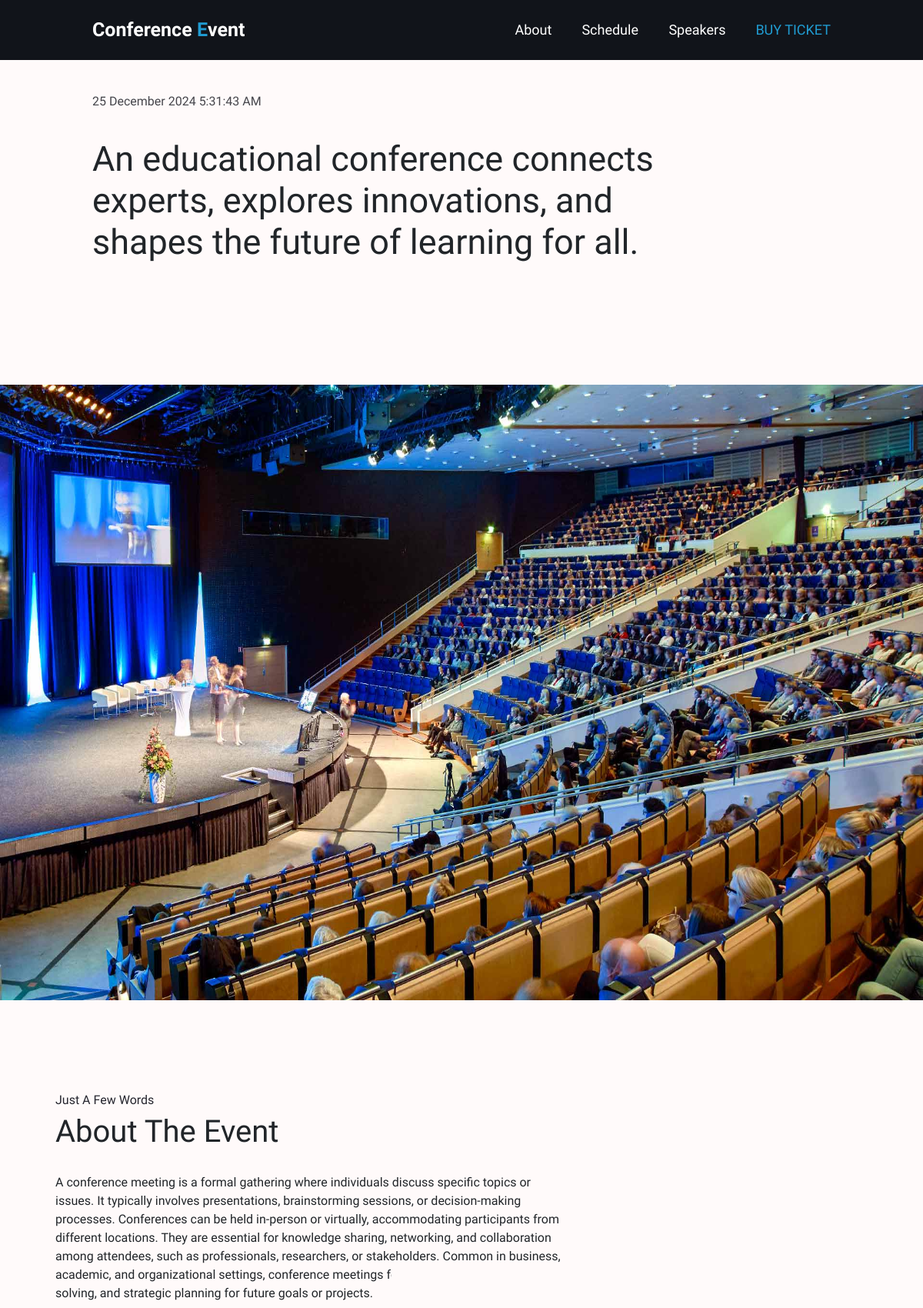
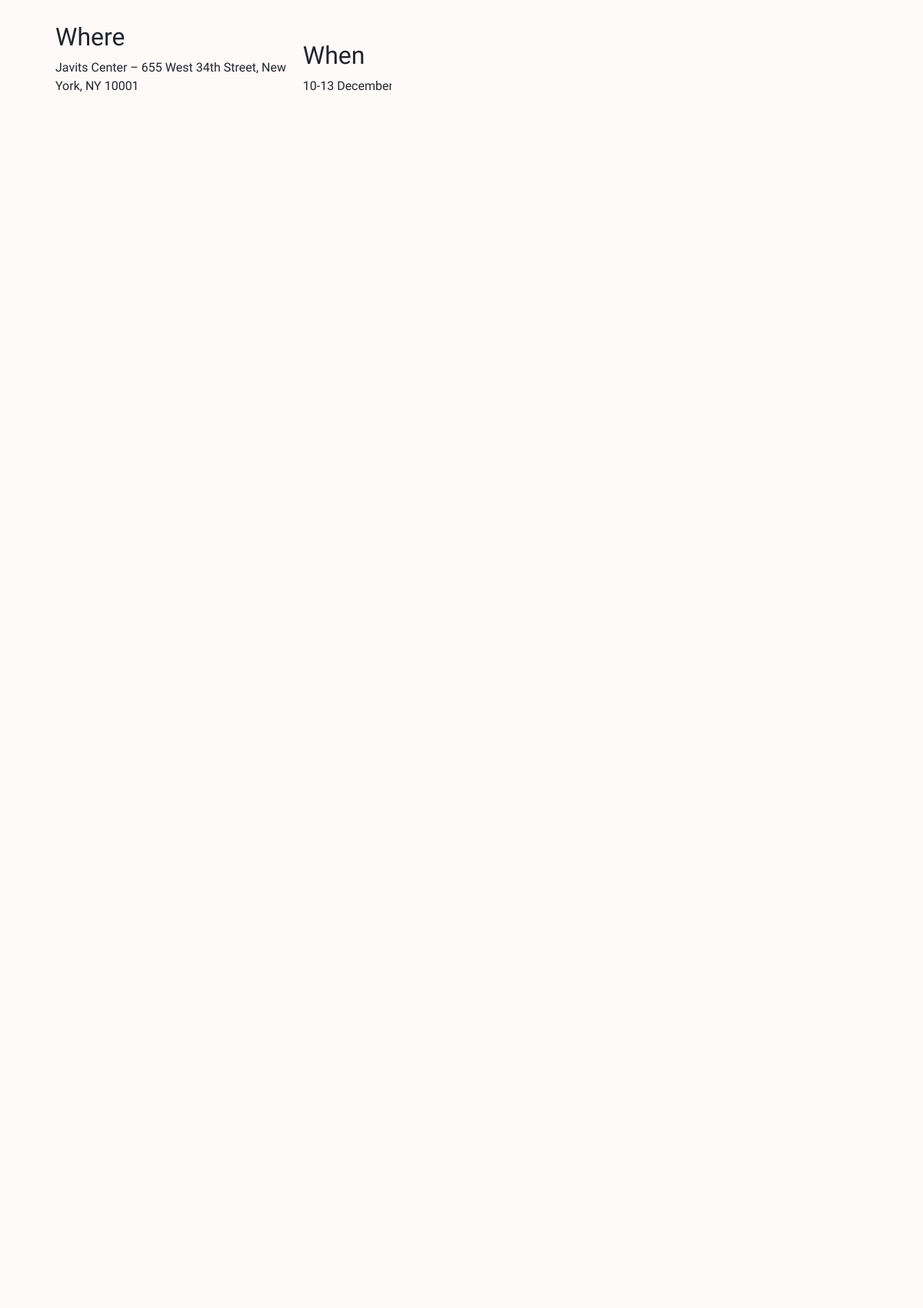
The page / (upper part) on the database its author committed (2 pictures, top to bottom).
### tables this page shows
CREATE TABLE IF NOT EXISTS `about` (
  `event_ID` int NOT NULL,
  `about` varchar(1500) NOT NULL,
  `plase` varchar(100) NOT NULL,
  `Date` varchar(50) NOT NULL
);

### index.php (the view, shortened to what this page needs)
<!DOCTYPE html>
<html lang="en">
<head>
    <link href="https://cdn.jsdelivr.net/npm/bootstrap@5.3.3/dist/css/bootstrap.min.css" rel="stylesheet">
    <link href="Style/Stylesheet1.css" rel="stylesheet">
</head>
<body>
    <header>
        <a href="index.php" class="logo">Conference <div  id="E" style="color: #209CD2;display:inline-block">E</div>vent</a>
        <nav>
            <a href="#about" >About</a>
            <a href="#services">Schedule </a>
            <a href="#portfolio">Speakers</a>
            <a href="#contact" class="active">BUY TICKET</a>
        </nav>
    </header>
        <div class="content_about">
            <div id="date"></div><br/>
            <div class="thort">
                <h1>An educational conference     connects experts,                  explores innovations, and shapes    the future of learning for all.</h1>
            </div>
        </div>
    <div class="image-box">
    </div>
    <section id="about">
        <div class="about_section">
            <div class="leftside_set">
                <h3>Just A Few Words </h3>
                <h1>About The Event </h1>
                <?php
                    include ('conn.php');
                    $sql = 'SELECT * FROM `about`';
                    $result1 = $conn->query($sql);
                    if ($result1->num_rows > 0) {
                        while ($row = $result1->fetch_assoc()) {
                            echo '
                                <p>' . htmlspecialchars($row['about']) . '</p>
                                <div class="where">
                                    <h2>Where</h2>
                                    <p>' . htmlspecialchars($row['plase']) . '</p>
                                </div>
                                <div class="when">
                                    <h2>When</h2>
                                    <p>' . htmlspecialchars($row['Date']) . '</p>
                                </div>
                            ';
                        }
                    } else {
                        echo '<p>No Data Found</p>';
                    }
                ?>
            </div>
            <div class="rightside_set">
                <div class="about2">
                    <button type="button" class="btn btn-primary" onclick="registerForm()">
                    </button>
                </div>
            </div>
        </div>
    </section>
    <section id="services">
        <div class="event_sedul">
            <h1>Event Schedule</h1>
            <div class="event_table">
                </div>
            </div>
        </section>
            <section id="portfolio">
                <div class="speekers">
                    <h1>Our Speakers</h1>
                    <?php
                    include ('conn.php');
                    $sql = 'SELECT * FROM `speeker`';
                    $result = $conn->query($sql);
                    if ($result->num_rows > 0) {
                        while ($row = $result->fetch_assoc()) {
                            $imageData = base64_encode($row['Images']);
                            echo '
                            <div class="card2 " style="background-size: 100% 100%;filter: brightness(100%);">
                                    <h4 class="card-title" style="margin-top: 60%; text-align: center;color: #39a7d6;">' . htmlspecialchars($row['Name']) . '</h4>
                                    <p class="card-text" style="margin-top: 4%; text-align: center;color:rgb(0, 0, 0);">' . htmlspecialchars($row['Position']) . '</p>
                            </div>
                            ';
                        }
                    } else {
                        echo '<p>No Speakers Found</p>';
                    }
                    ?>
            </div>
        </section>
</body>
</html>

### Style/Stylesheet1.css (style rules this page uses)
body { width: 1500pxS; background: #f0f8ea; font-family: 'QuickSand',sans-serif; }
button { --bs-btn-padding-y: .25rem; --bs-btn-padding-x: .5rem; margin-left: 30px; }
header { position: fixed; top: 0; left: 0; width: 100%; padding: 20px 120px; background: #11141a; display: flex; justify-content: space-between; align-items: center; z-index: 100; }
.logo { font-size: 25px; color: #fff; text-decoration: none; font-weight: 600; }
nav a { font-size: 18px; color: #fff; text-decoration: none; font-weight: 500; margin-left: 35px; transition: .3s; }
nav a:hover, nav a.active { color: #209CD2; }
section { min-height: 100vh; align-items: center; background: #FFFAFA; }
section:nth-child(odd) { background: #FFFAFA; }
.content_about { width: 100%; height: 500px; background-color:#FFFAFA ; }
#date { color: #45454b; margin-top: 10%; margin-left: 10%; display: inline-block; font-weight: normal; }
.thort { display: inline-block; width: 65%; height: 300px; margin-left: 10%; margin-top: 3%; }
.thort h1 { font-size: 30px; }
.image-box { width: 100%; height: 100vh; background-image: url(../image/conferance_blu_hall.jpg); background-size: 100% 100%; }
.about_section { background-color:#FFFAFA ; width: 100%; height: 600px; }
.leftside_set { margin-left: 6%; margin-top: 10%; }
.leftside_set h3 { font-size: 16px; color: #25252e; }
.leftside_set h1 { margin-bottom: 30px; }
.leftside_set p { font-size: medium; }
.where { display: inline-block; width: 48%; margin: 0; text-align: left; }
.where h2 { margin-top: 20px; }
.when { display: inline-block; width: 48%; margin: 0; text-align: left; }
.leftside_set { display: inline-block; width: 55%; }
.leftside_set { font-size: 20px; }
.rightside_set { display: inline-block; width:30%; }
.about2 button { float: right; }
.event_sedul { width:100%; height: auto; background-color: #FFFAFA; }
.event_sedul h1 { padding-left: 6%; padding-top:10%; padding-bottom: 5%; }
.event_table { display: inline-block; width:300px; margin-left: 3%; }
.speekers { width: 100%; height: 500px; background-color:#FFFAFA ; }
.speekers h1 { margin-top: 6%; margin-left: 6%; }
.speekers { display: inline-block; margin: 0%; padding: 0%; }
.speekers h1 { padding-top:6%; padding-bottom: 4%; }
@media only screen and (min-width: 700px) { .thort h1 { font-size: 45px; } }

### rows shown on the page
about: about "A conference meeting is a formal gathering where individuals discuss specific topics or issues. It typically involves presentations, brainstorming sessions, or decision-making processes. Conferences can be held in-person or virtually, accommodating participants from different locations. They are essential for knowledge sharing, networking, and collaboration among attendees, such as professionals, researchers, or stakeholders. Common in business, academic, and organizational settings, conference meetings foster innovation, problem-solving, and strategic planning for future goals or projects.", plase "Javits Center – 655 West 34th Street, New York, NY 10001", Date "10-13 December, 2018 Monday to Tuesday"
